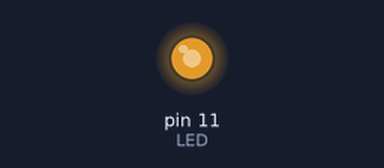
Simulated run of this sketch. Board: Arduino Uno, built with avr-gcc and run on an emulated ATmega328P. Parts: output pins drawn as LEDs (lit = HIGH).

Above: at 0.1 s.
Timing chart, 0 to 1.6 s (numbered marks = the images above):
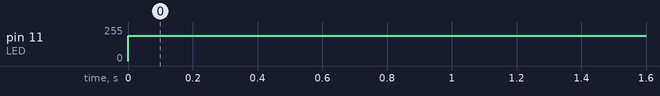

Measured:
- by itself, pin 11 (LED): 0/255 → 191/255 at 0.00 s

The sketch:

sketch14.ino
```cpp
/* Prof. Michele Maffucci
   08.03.2014

   Utilizzo della funzione analgoWrite() - (duty cycle 75%)

   Questo codice è di dominio pubblico
*/

#define LED 11           // LED collegato al pin digitale 11

void setup() {
  pinMode(LED, OUTPUT);  // imposta il pin digitale come output
}

void loop() {
  analogWrite(LED, 191); // accende il LED
}
```
